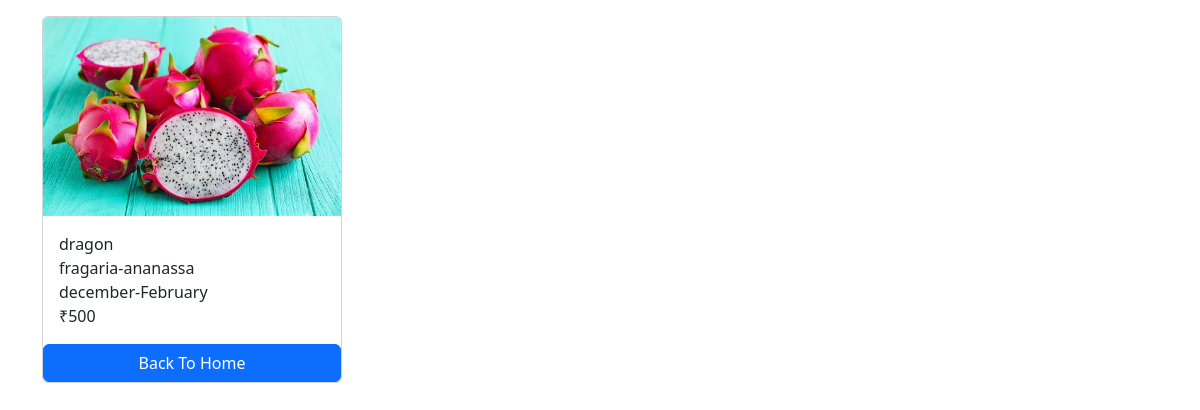
/fruits/10/, run on the app's committed database.
### quality/models.py (models this page shows, shortened)
class fruit(models.Model):
    name=models.CharField(max_length=100)
    photo=models.ImageField(upload_to='media')
    sceintific_name=models.CharField(max_length=100)
    season=models.CharField(max_length=100)
    cost=models.CharField(max_length=5)

### quality/views.py (the view)
# urls.py: path('<int:pk>/',views.fruit_details,name="fruit_detail"),
def fruit_details(request,pk):
    fruits=get_object_or_404(fruit,pk=pk)
    context={
        'fruits':fruits,
    }
    return render(request,'fruit_detail.html',context)

### templates/fruit_detail.html (shortened to what this page needs)
<!DOCTYPE html>
<html lang="en">
<head>
    <link href="https://cdn.jsdelivr.net/npm/bootstrap@5.3.3/dist/css/bootstrap.min.css" rel="stylesheet">
</head>
<body>
    <div class="container mt-3">
        <div class="card max-auto" style="width:300px">
            <img src="{{fruits.photo.url}}" class="card-img-top" alt="">
            <div class="card-body">
                <p class="card-text m-0">{{fruits.name}}</p>
                <p class="card-text m-0">{{fruits.sceintific_name}}</p>
                <p class="card-text m-0">{{fruits.season}}</p>
                <p class="card-text m-0">{{fruits.cost}}</p>
            </div>
            <a href="{% url "home" %}" class="btn btn-primary">Back To Home</a>
        </div>
    </div>
</body>
</html>

### data on the page
fruit: photo (picture), name "dragon", sceintific_name "fragaria-ananassa", season "december-February", cost "₹500"
